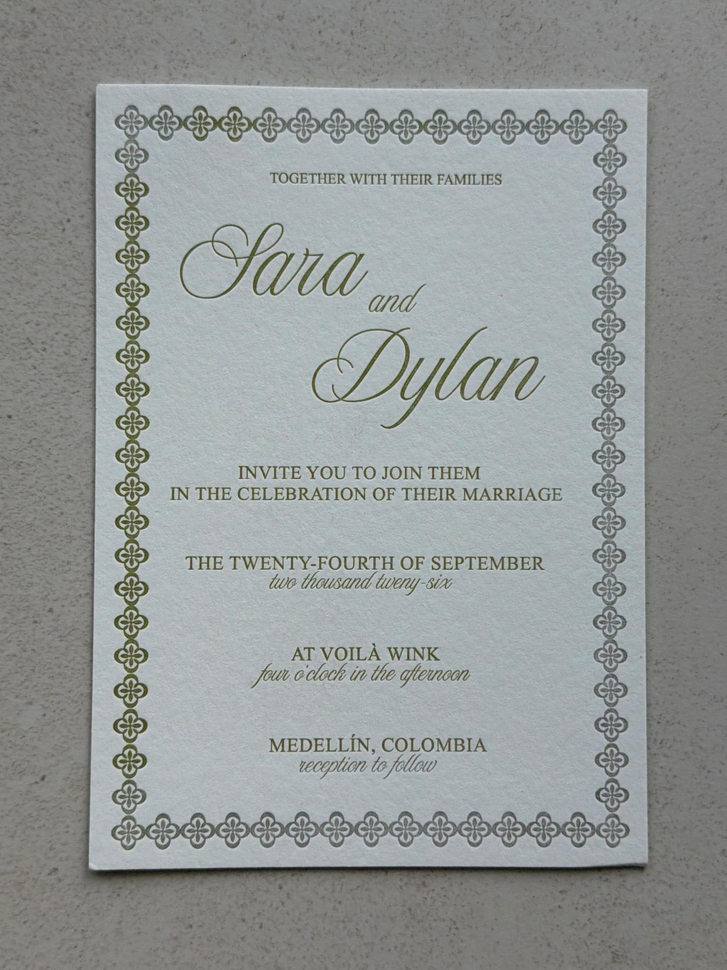
#> input picture data/wedding_invite.png, 727 x 970 px, shrunk from 1536 x 2048 before the run, found by its file name
$ python extract_border.py
#> lines starting #> are read from the running program, lines starting #| are printed output that depends on the picture; after the words box and inside, x2 and y2 are one past the last pixel; in counts of white or black regions, pixels touching at a corner belong together
#> in main, img is the input picture: shape (970, 727, 3); mean B, G, R 151, 151.9, 147.5
### card_utils.py
# Copyright (c) 2025 takotime808
"""Shared image-processing pipeline for locating a photographed card and its
printed border band. Used by extract_border.py and extract_text.py."""

import cv2
import numpy as np


def order_corners(pts):
    s = pts.sum(axis=1)
    diff = np.diff(pts, axis=1).flatten()
    tl = pts[np.argmin(s)]
    br = pts[np.argmax(s)]
    tr = pts[np.argmin(diff)]
    bl = pts[np.argmax(diff)]
    return np.array([tl, tr, br, bl], dtype="float32")


def deskew_card(img):
    gray = cv2.cvtColor(img, cv2.COLOR_BGR2GRAY)
    blur = cv2.GaussianBlur(gray, (7, 7), 0)
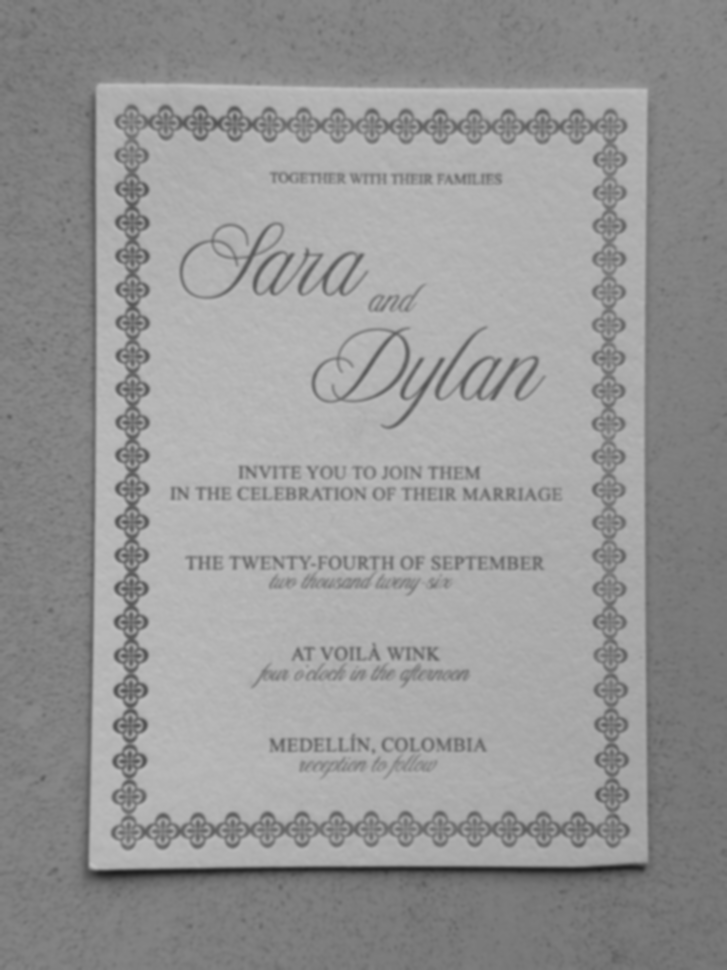
#> blur: shape (970, 727); min 29, max 191, mean 150.5
    _, thresh = cv2.threshold(blur, 0, 255, cv2.THRESH_BINARY + cv2.THRESH_OTSU)
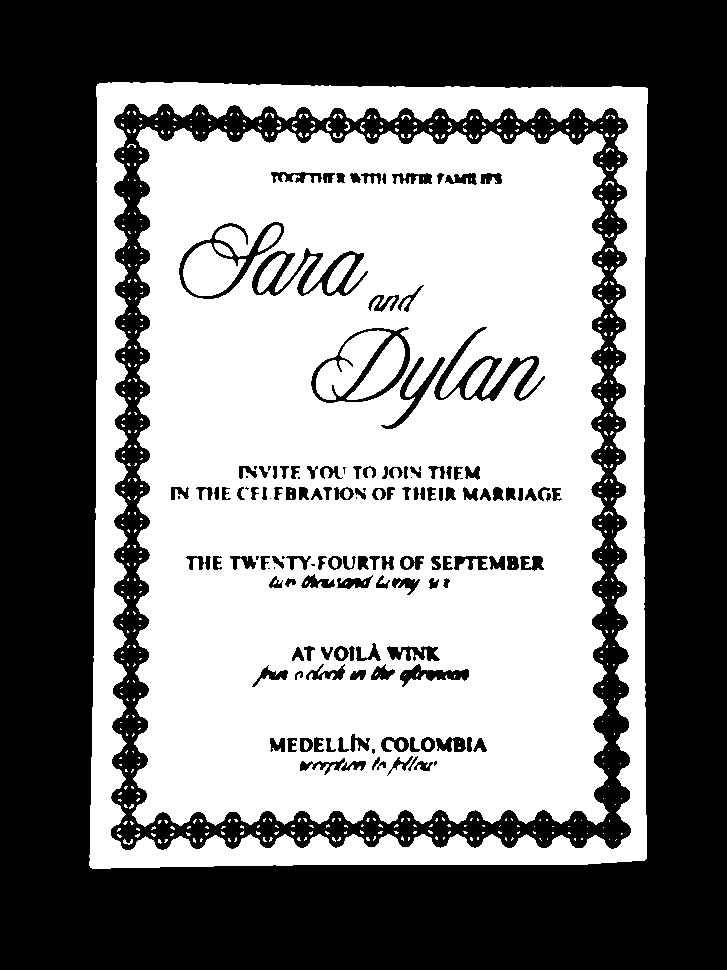
#> thresh: shape (970, 727); 50.7% white; 147 black regions (19 under 20 px)
    contours, _ = cv2.findContours(thresh, cv2.RETR_EXTERNAL, cv2.CHAIN_APPROX_SIMPLE)
#> contours = 1 contour; box (x1, y1, x2, y2) and area: (89, 82, 648, 869) 428196
    if not contours:
        raise RuntimeError("Could not find a card-shaped region in the image.")
    largest = max(contours, key=cv2.contourArea)
#> largest = contour of 232 points, box (x1, y1, x2, y2) (89, 82, 648, 869), area 428196
    box = cv2.boxPoints(cv2.minAreaRect(largest))
#> box = [[646, 868.7], [88.98, 868], [90.02, 81.86], [647, 82.6]]
    src = order_corners(box)
#> in order_corners, `s = pts.sum(axis=1)`: s = [1514.7, 957, 171.9, 729.6]
#> in order_corners, `diff = np.diff(pts, axis=1).flatten()`: diff = [222.7, 779, -8.17, -564.4]
#> in order_corners, `tl = pts[np.argmin(s)]`: tl = [90.02, 81.86]
#> in order_corners, `br = pts[np.argmax(s)]`: br = [646, 868.7]
#> in order_corners, `tr = pts[np.argmin(diff)]`: tr = [647, 82.6]
#> in order_corners, `bl = pts[np.argmax(diff)]`: bl = [88.98, 868]
#> src = [[90.02, 81.86], [647, 82.6], [646, 868.7], [88.98, 868]]

    width = int(max(np.linalg.norm(src[2] - src[3]), np.linalg.norm(src[1] - src[0])))
#> width = 557
    height = int(max(np.linalg.norm(src[1] - src[2]), np.linalg.norm(src[0] - src[3])))
#> height = 786
    dst = np.array(
        [[0, 0], [width - 1, 0], [width - 1, height - 1], [0, height - 1]],
        dtype="float32",
    )
#> dst = [[0, 0], [556, 0], [556, 785], [0, 785]]
    matrix = cv2.getPerspectiveTransform(src, dst)
#> matrix = [[0.998, 0.00132, -89.97], [-0.00132, 0.999, -81.62], [-1.85e-13, 6.97e-11, 1]]
    return cv2.warpPerspective(img, matrix, (width, height))
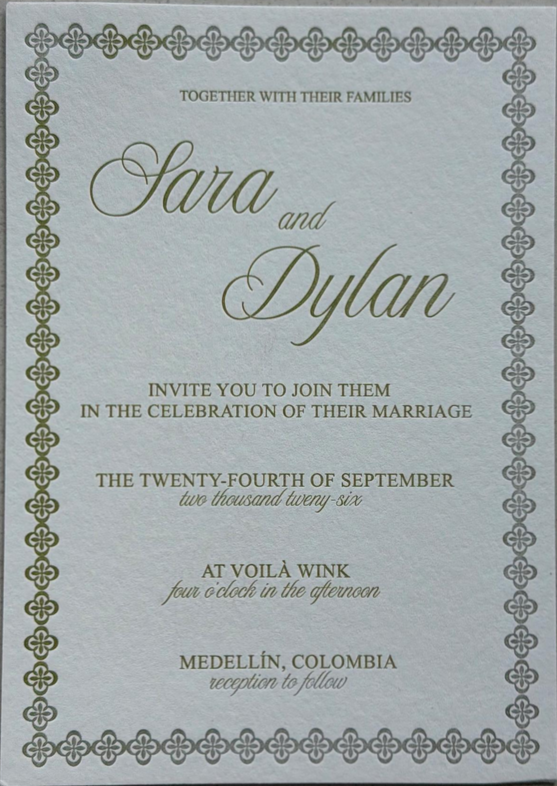
#> returned value: shape (786, 557, 3); mean of channels 0, 1, 2 168.8, 168.2, 161; drawn as B, G, R


def ink_mask(gray):
    thresh, _ = cv2.threshold(gray, 0, 255, cv2.THRESH_BINARY_INV + cv2.THRESH_OTSU)
#> thresh = 141
    return gray < thresh
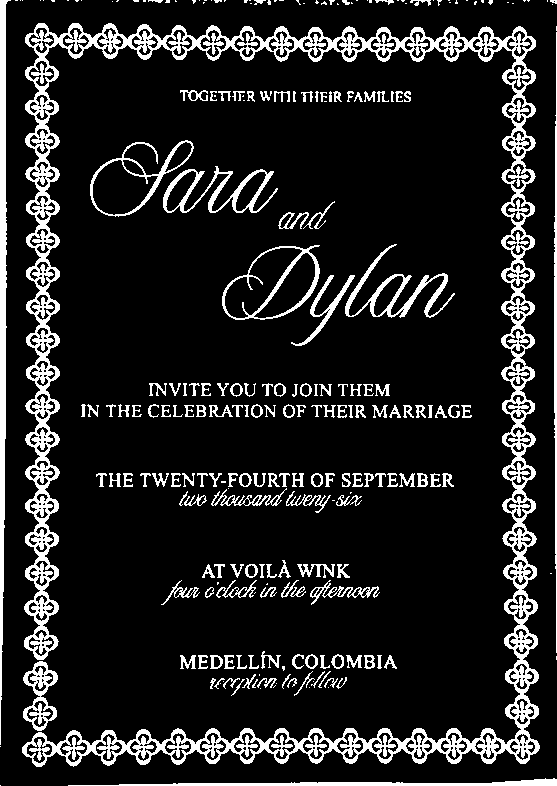
#> returned value: shape (786, 557) bool; 13.4% white; 247 white regions (84 under 20 px), largest, box (x1, y1, x2, y2) and area: (22, 23, 540, 767) 34179, (0, 0, 11, 745) 3698, (68, 778, 557, 786) 1587


def find_shadow_trim(density, low=0.05, run=5):
    """How many pixels of soft drop-shadow hug this edge before the flat paper begins."""
    for i in range(len(density) - run):
        if np.all(density[i:i + run] <= low):
            return i
    return 0


def smooth(density, window=5):
    kernel = np.ones(window) / window
    return np.convolve(density, kernel, mode="same")


def find_border_thickness(density, enter_thresh, exit_thresh, exit_run, max_frac):
    """How many pixels from this edge the printed border pattern extends."""
    n = len(density)
    max_search = int(n * max_frac)
    started = False
    end = 0
    i = 0
    while i < max_search:
        if density[i] > enter_thresh:
            started = True
            end = i
        elif started:
            j = i
            while j < n and density[j] <= exit_thresh:
                j += 1
            if j - i >= exit_run:
                break
        i += 1
    return end + 1


# [17 lines left out: function clean_ink_mask, not called in this run]


def locate_card(img, pad=4, enter_thresh=0.15, exit_thresh=0.10, exit_run=20, max_frac=0.3,
                 overrides=(None, None, None, None)):
    """Deskew the card and measure its border-band thickness on each side.

    Returns (trimmed_card_bgr, top, bottom, left, right).
    """
    card = deskew_card(img)
    gray = cv2.cvtColor(card, cv2.COLOR_BGR2GRAY)
    ink = ink_mask(gray)

    row_density = ink.mean(axis=1)
#> row_density = 786 values, max 0.88 at index 785, min 0 at index 767, mean 0.134
    col_density = ink.mean(axis=0)
#> col_density = 557 values, max 0.95 at index 0, min 0 at index 11, mean 0.134
    h, w = ink.shape
#> h = 786; w = 557

    top_trim = find_shadow_trim(row_density)
#> the loop in find_shadow_trim, `for i in range(len(density) - run):` made 6 passes
#> top_trim = 5
    bottom_trim = find_shadow_trim(row_density[::-1])
#> the loop in find_shadow_trim, `for i in range(len(density) - run):` made 7 passes
#> bottom_trim = 6
    left_trim = find_shadow_trim(col_density)
#> the loop in find_shadow_trim, `for i in range(len(density) - run):` made 8 passes
#> left_trim = 7
    right_trim = find_shadow_trim(col_density[::-1])
#> the loop in find_shadow_trim, `for i in range(len(density) - run):` made 4 passes
#> right_trim = 3

    trimmed = card[top_trim:h - bottom_trim, left_trim:w - right_trim]
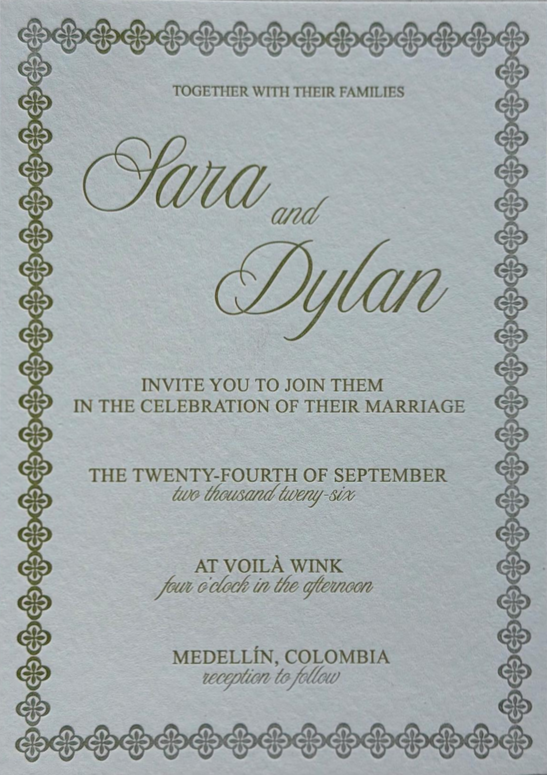
#> trimmed: shape (775, 547, 3); mean B, G, R 169.9, 169.3, 162
    tgray = cv2.cvtColor(trimmed, cv2.COLOR_BGR2GRAY)
    tink = ink_mask(tgray)
#> in ink_mask (call 2), `return gray < thresh`:
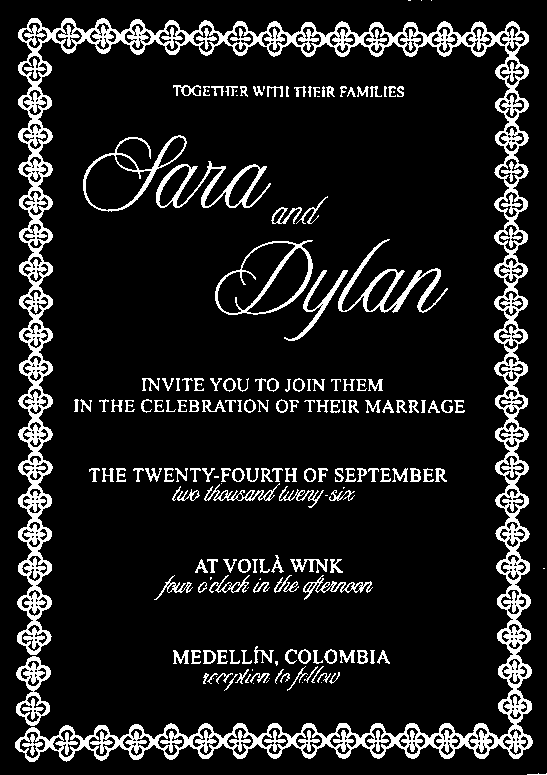
#> returned value: shape (775, 547) bool; 12.2% white; 182 white regions (27 under 20 px), largest, box (x1, y1, x2, y2) and area: (15, 18, 533, 762) 34179, (338, 239, 448, 313) 1504, (156, 161, 271, 208) 1417

    row_d = smooth(tink.mean(axis=1))
#> row_d = 775 values, max 0.67 at index 741, min 0 at index 3, mean 0.122
    col_d = smooth(tink.mean(axis=0))
#> col_d = 547 values, max 0.689 at index 34, min 0 at index 0, mean 0.122

    top_o, bottom_o, left_o, right_o = overrides

    def thickness(density, override):
        if override is not None:
            return override
        return find_border_thickness(density, enter_thresh, exit_thresh, exit_run, max_frac) + pad
#> in find_border_thickness, `n = len(density)`: n = 775
#> in find_border_thickness, `max_search = int(n * max_frac)`: max_search = 232
#> the loop in find_border_thickness, `while i < max_search:` made 58 passes
#> after the loop in find_border_thickness, `while i < max_search:`: i = 57

    top = thickness(row_d, top_o)
#> top = 60
    bottom = thickness(row_d[::-1], bottom_o)
#> the loop in find_border_thickness (call 2), `while i < max_search:` made 53 passes
#> bottom = 55
    left = thickness(col_d, left_o)
#> left = 56
    right = thickness(col_d[::-1], right_o)
#> right = 55

    return trimmed, top, bottom, left, right

### extract_border.py
# Copyright (c) 2025 takotime808
"""
Extract only the decorative border pattern from a photographed wedding
invitation, discarding the card interior (text) and the background it was
photographed against.

Pipeline:
  1. Find the card in the photo (largest bright rectangular region) and
     perspective-warp it to a straight, cropped image.
  2. Trim the soft photographic drop-shadow that hugs the card's edges.
  3. Profile ink density row-by-row / column-by-column near each edge to
     find how thick the printed border band is on that side.
  4. Keep only the pixels within that border band; make everything else
     (the blank interior + text) transparent.

Works on any card with a border pattern hugging the edges and a mostly
blank/text interior. If auto-detection misjudges a side, override it with
--top/--bottom/--left/--right (in pixels, measured on the deskewed card).
"""

import argparse

import cv2
import numpy as np

from card_utils import locate_card


def main():
    parser = argparse.ArgumentParser(description=__doc__.strip().splitlines()[0])
    parser.add_argument("input", nargs="?", default="wedding_invite.png")
    parser.add_argument("-o", "--output", default="wedding_invite_border.png")
    parser.add_argument("--top", type=int, help="override border thickness (px)")
    parser.add_argument("--bottom", type=int, help="override border thickness (px)")
    parser.add_argument("--left", type=int, help="override border thickness (px)")
    parser.add_argument("--right", type=int, help="override border thickness (px)")
    parser.add_argument("--pad", type=int, default=4, help="extra px kept past the detected band")
    parser.add_argument("--enter-thresh", type=float, default=0.15)
    parser.add_argument("--exit-thresh", type=float, default=0.10)
    parser.add_argument("--exit-run", type=int, default=20)
    parser.add_argument("--max-frac", type=float, default=0.3, help="cap search to this fraction of each dimension")
    parser.add_argument("--debug", action="store_true", help="also save the deskewed card and a boundary overlay")
    args = parser.parse_args()

    img = cv2.imread(args.input)
    if img is None:
        raise SystemExit(f"Could not read image: {args.input}")

    trimmed, top, bottom, left, right = locate_card(
        img,
        pad=args.pad,
        enter_thresh=args.enter_thresh,
        exit_thresh=args.exit_thresh,
        exit_run=args.exit_run,
        max_frac=args.max_frac,
        overrides=(args.top, args.bottom, args.left, args.right),
    )
#> top = 60; bottom = 55; left = 56; right = 55
    th, tw = trimmed.shape[:2]
#> th = 775; tw = 547
    print(f"Detected border thickness (px) — top:{top} bottom:{bottom} left:{left} right:{right}")
#| Detected border thickness (px) — top:60 bottom:55 left:56 right:55

    mask = np.zeros((th, tw), dtype=np.uint8)
    mask[:top, :] = 255
    mask[th - bottom:, :] = 255
    mask[:, :left] = 255
    mask[:, tw - right:] = 255

    rgba = cv2.cvtColor(trimmed, cv2.COLOR_BGR2BGRA)
    rgba[:, :, 3] = mask
    cv2.imwrite(args.output, rgba)
    print(f"Saved border-only image to {args.output}")

    if args.debug:
        deskewed_path = args.output.rsplit(".", 1)[0] + "_deskewed.png"
        cv2.imwrite(deskewed_path, trimmed)

        overlay = trimmed.copy()
        cv2.rectangle(overlay, (left, top), (tw - right, th - bottom), (0, 0, 255), 3)
        overlay_path = args.output.rsplit(".", 1)[0] + "_overlay.png"
        cv2.imwrite(overlay_path, overlay)
        print(f"Saved debug images: {deskewed_path}, {overlay_path}")


if __name__ == "__main__":
    main()
